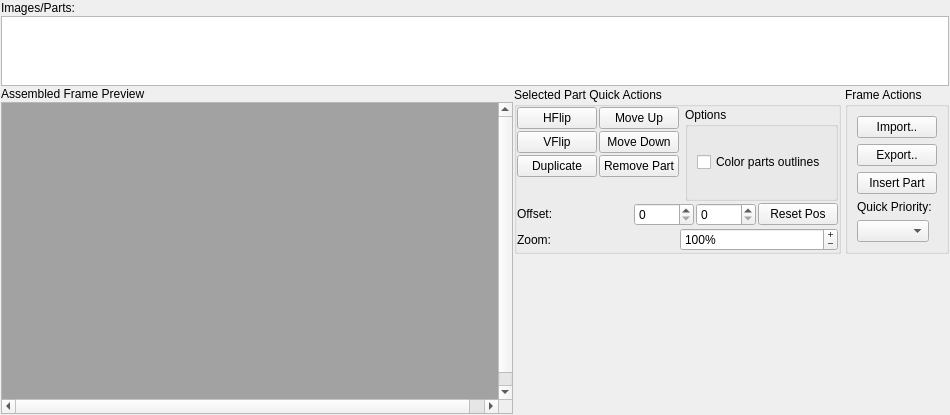
       <widget class="QWidget" name="tabframeseditor">
        <attribute name="title">
         <string>Frame</string>
        </attribute>
        <layout class="QVBoxLayout" name="verticalLayout_13">
         <property name="spacing">
          <number>1</number>
         </property>
         <property name="leftMargin">
          <number>1</number>
         </property>
         <property name="topMargin">
          <number>1</number>
         </property>
         <property name="rightMargin">
          <number>1</number>
         </property>
         <property name="bottomMargin">
          <number>1</number>
         </property>
         <item>
          <layout class="QVBoxLayout" name="verticalLayout_12">
           <item>
            <widget class="QLabel" name="label_16">
             <property name="text">
              <string>Images/Parts:</string>
             </property>
            </widget>
           </item>
           <item>
            <widget class="QTableView" name="tblframeparts">
             <property name="sizePolicy">
              <sizepolicy hsizetype="MinimumExpanding" vsizetype="MinimumExpanding">
               <horstretch>0</horstretch>
               <verstretch>0</verstretch>
              </sizepolicy>
             </property>
             <property name="minimumSize">
              <size>
               <width>0</width>
               <height>0</height>
              </size>
             </property>
             <property name="sizeAdjustPolicy">
              <enum>QAbstractScrollArea::AdjustToContents</enum>
             </property>
             <property name="editTriggers">
              <set>QAbstractItemView::AnyKeyPressed|QAbstractItemView::DoubleClicked|QAbstractItemView::EditKeyPressed|QAbstractItemView::SelectedClicked</set>
             </property>
             <property name="tabKeyNavigation">
              <bool>false</bool>
             </property>
             <property name="showDropIndicator" stdset="0">
              <bool>false</bool>
             </property>
             <property name="dragDropOverwriteMode">
              <bool>false</bool>
             </property>
             <property name="alternatingRowColors">
              <bool>true</bool>
             </property>
             <property name="selectionMode">
              <enum>QAbstractItemView::SingleSelection</enum>
             </property>
             <property name="selectionBehavior">
              <enum>QAbstractItemView::SelectRows</enum>
             </property>
             <property name="verticalScrollMode">
              <enum>QAbstractItemView::ScrollPerPixel</enum>
             </property>
             <property name="horizontalScrollMode">
              <enum>QAbstractItemView::ScrollPerPixel</enum>
             </property>
             <attribute name="horizontalHeaderDefaultSectionSize">
              <number>56</number>
             </attribute>
             <attribute name="horizontalHeaderHighlightSections">
              <bool>false</bool>
             </attribute>
             <attribute name="horizontalHeaderMinimumSectionSize">
              <number>8</number>
             </attribute>
             <attribute name="horizontalHeaderStretchLastSection">
              <bool>true</bool>
             </attribute>
             <attribute name="verticalHeaderVisible">
              <bool>false</bool>
             </attribute>
             <attribute name="verticalHeaderHighlightSections">
              <bool>false</bool>
             </attribute>
            </widget>
           </item>
          </layout>
         </item>
         <item>
          <layout class="QHBoxLayout" name="horizontalLayout_16">
           <property name="sizeConstraint">
            <enum>QLayout::SetMinimumSize</enum>
           </property>
           <item>
            <layout class="QVBoxLayout" name="verticalLayout_8">
             <property name="sizeConstraint">
              <enum>QLayout::SetMinAndMaxSize</enum>
             </property>
             <item>
              <widget class="QLabel" name="label_2">
               <property name="text">
                <string>Assembled Frame Preview</string>
               </property>
              </widget>
             </item>
             <item>
              <widget class="QGraphicsView" name="gvFrame">
               <property name="sizePolicy">
                <sizepolicy hsizetype="MinimumExpanding" vsizetype="MinimumExpanding">
                 <horstretch>0</horstretch>
                 <verstretch>0</verstretch>
                </sizepolicy>
               </property>
               <property name="minimumSize">
                <size>
                 <width>512</width>
                 <height>312</height>
                </size>
               </property>
               <property name="sizeIncrement">
                <size>
                 <width>8</width>
                 <height>8</height>
                </size>
               </property>
               <property name="palette">
                <palette>
                 <active>
                  <colorrole role="Base">
                   <brush brushstyle="SolidPattern">
                    <color alpha="255">
                     <red>162</red>
                     <green>162</green>
                     <blue>162</blue>
                    </color>
                   </brush>
                  </colorrole>
                 </active>
                 <inactive>
                  <colorrole role="Base">
                   <brush brushstyle="SolidPattern">
                    <color alpha="255">
                     <red>162</red>
                     <green>162</green>
                     <blue>162</blue>
                    </color>
                   </brush>
                  </colorrole>
                 </inactive>
                 <disabled>
                  <colorrole role="Base">
                   <brush brushstyle="SolidPattern">
                    <color alpha="255">
                     <red>240</red>
                     <green>240</green>
                     <blue>240</blue>
                    </color>
                   </brush>
                  </colorrole>
                 </disabled>
                </palette>
               </property>
               <property name="autoFillBackground">
                <bool>false</bool>
               </property>
               <property name="backgroundBrush">
                <brush brushstyle="NoBrush">
                 <color alpha="255">
                  <red>60</red>
                  <green>63</green>
                  <blue>64</blue>
                 </color>
                </brush>
               </property>
               <property name="sceneRect">
                <rectf>
                 <x>0.000000000000000</x>
                 <y>0.000000000000000</y>
                 <width>512.000000000000000</width>
                 <height>310.000000000000000</height>
                </rectf>
               </property>
               <property name="alignment">
                <set>Qt::AlignLeading|Qt::AlignLeft|Qt::AlignTop</set>
               </property>
               <property name="dragMode">
                <enum>QGraphicsView::ScrollHandDrag</enum>
               </property>
               <property name="cacheMode">
                <set>QGraphicsView::CacheNone</set>
               </property>
               <property name="resizeAnchor">
                <enum>QGraphicsView::AnchorUnderMouse</enum>
               </property>
               <property name="viewportUpdateMode">
                <enum>QGraphicsView::SmartViewportUpdate</enum>
               </property>
               <property name="rubberBandSelectionMode">
                <enum>Qt::ContainsItemShape</enum>
               </property>
              </widget>
             </item>
            </layout>
           </item>
           <item>
            <layout class="QFormLayout" name="formLayout_5">
             <property name="sizeConstraint">
              <enum>QLayout::SetMinAndMaxSize</enum>
             </property>
             <property name="fieldGrowthPolicy">
              <enum>QFormLayout::ExpandingFieldsGrow</enum>
             </property>
             <property name="labelAlignment">
              <set>Qt::AlignLeading|Qt::AlignLeft|Qt::AlignTop</set>
             </property>
             <property name="horizontalSpacing">
              <number>4</number>
             </property>
             <property name="verticalSpacing">
              <number>4</number>
             </property>
             <item row="0" column="0">
              <widget class="QGroupBox" name="grpPartQuickActions">
               <property name="sizePolicy">
                <sizepolicy hsizetype="Fixed" vsizetype="Preferred">
                 <horstretch>0</horstretch>
                 <verstretch>0</verstretch>
                </sizepolicy>
               </property>
               <property name="title">
                <string>Selected Part Quick Actions</string>
               </property>
               <property name="flat">
                <bool>true</bool>
               </property>
               <layout class="QVBoxLayout" name="verticalLayout_2">
                <property name="spacing">
                 <number>2</number>
                </property>
                <property name="leftMargin">
                 <number>0</number>
                </property>
                <property name="topMargin">
                 <number>0</number>
                </property>
                <property name="rightMargin">
                 <number>0</number>
                </property>
                <property name="bottomMargin">
                 <number>0</number>
                </property>
                <item>
                 <layout class="QHBoxLayout" name="horizontalLayout_17">
                  <property name="spacing">
                   <number>6</number>
                  </property>
                  <item>
                   <layout class="QFormLayout" name="formLayout_2">
                    <property name="horizontalSpacing">
                     <number>2</number>
                    </property>
                    <property name="verticalSpacing">
                     <number>2</number>
                    </property>
                    <item row="0" column="0">
                     <widget class="QPushButton" name="btnFrmHFlip">
                      <property name="sizePolicy">
                       <sizepolicy hsizetype="Fixed" vsizetype="Fixed">
                        <horstretch>0</horstretch>
                        <verstretch>0</verstretch>
                       </sizepolicy>
                      </property>
                      <property name="toolTip">
                       <string>&lt;html&gt;&lt;head/&gt;&lt;body&gt;&lt;p&gt;Toggles flipping the current part from left to right.&lt;/p&gt;&lt;/body&gt;&lt;/html&gt;</string>
                      </property>
                      <property name="text">
                       <string>HFlip</string>
                      </property>
                      <property name="icon">
                       <iconset resource="appres.qrc">
                        <normaloff>:/resources/fugue-icons-3.5.6/icons/layer-flip.png</normaloff>:/resources/fugue-icons-3.5.6/icons/layer-flip.png</iconset>
                      </property>
                      <property name="checkable">
                       <bool>true</bool>
                      </property>
                     </widget>
                    </item>
                    <item row="0" column="1">
                     <widget class="QPushButton" name="btnFrmMvUp">
                      <property name="sizePolicy">
                       <sizepolicy hsizetype="MinimumExpanding" vsizetype="Fixed">
                        <horstretch>0</horstretch>
                        <verstretch>0</verstretch>
                       </sizepolicy>
                      </property>
                      <property name="toolTip">
                       <string>&lt;html&gt;&lt;head/&gt;&lt;body&gt;&lt;p&gt;Moves the part up in the hierarchy to change its draw order.&lt;/p&gt;&lt;/body&gt;&lt;/html&gt;</string>
                      </property>
                      <property name="text">
                       <string>Move Up</string>
                      </property>
                      <property name="icon">
                       <iconset resource="appres.qrc">
                        <normaloff>:/resources/fugue-icons-3.5.6/icons/arrow-090.png</normaloff>:/resources/fugue-icons-3.5.6/icons/arrow-090.png</iconset>
                      </property>
                     </widget>
                    </item>
                    <item row="1" column="0">
                     <widget class="QPushButton" name="btnFrmVFlip">
                      <property name="sizePolicy">
                       <sizepolicy hsizetype="Fixed" vsizetype="Fixed">
                        <horstretch>0</horstretch>
                        <verstretch>0</verstretch>
                       </sizepolicy>
                      </property>
                      <property name="toolTip">
                       <string>&lt;html&gt;&lt;head/&gt;&lt;body&gt;&lt;p&gt;Toggles flipping the current part from top to bottom.&lt;/p&gt;&lt;/body&gt;&lt;/html&gt;</string>
                      </property>
                      <property name="text">
                       <string>VFlip</string>
                      </property>
                      <property name="icon">
                       <iconset resource="appres.qrc">
                        <normaloff>:/resources/fugue-icons-3.5.6/icons/layer-flip-vertical.png</normaloff>:/resources/fugue-icons-3.5.6/icons/layer-flip-vertical.png</iconset>
                      </property>
                      <property name="checkable">
                       <bool>true</bool>
                      </property>
                     </widget>
                    </item>
                    <item row="1" column="1">
                     <widget class="QPushButton" name="btnFrmMvDown">
                      <property name="sizePolicy">
                       <sizepolicy hsizetype="MinimumExpanding" vsizetype="Fixed">
                        <horstretch>0</horstretch>
                        <verstretch>0</verstretch>
                       </sizepolicy>
                      </property>
                      <property name="toolTip">
                       <string>&lt;html&gt;&lt;head/&gt;&lt;body&gt;&lt;p&gt;Moves the part down in the hierarchy to change its draw order.&lt;/p&gt;&lt;/body&gt;&lt;/html&gt;</string>
                      </property>
                      <property name="text">
                       <string>Move Down</string>
                      </property>
                      <property name="icon">
                       <iconset resource="appres.qrc">
                        <normaloff>:/resources/fugue-icons-3.5.6/icons/arrow-270.png</normaloff>:/resources/fugue-icons-3.5.6/icons/arrow-270.png</iconset>
                      </property>
                     </widget>
                    </item>
                    <item row="2" column="0">
                     <widget class="QPushButton" name="btnFrmDup">
                      <property name="sizePolicy">
                       <sizepolicy hsizetype="Fixed" vsizetype="Fixed">
                        <horstretch>0</horstretch>
                        <verstretch>0</verstretch>
                       </sizepolicy>
                      </property>
                      <property name="toolTip">
                       <string>&lt;html&gt;&lt;head/&gt;&lt;body&gt;&lt;p&gt;Duplicates the current part, and put the copy at the bottom of the part list.&lt;/p&gt;&lt;/body&gt;&lt;/html&gt;</string>
                      </property>
                      <property name="text">
                       <string>Duplicate</string>
                      </property>
                      <property name="icon">
                       <iconset resource="appres.qrc">
                        <normaloff>:/resources/fugue-icons-3.5.6/icons/document-copy.png</normaloff>:/resources/fugue-icons-3.5.6/icons/document-copy.png</iconset>
                      </property>
                     </widget>
                    </item>
                    <item row="2" column="1">
                     <widget class="QPushButton" name="btnFrmRmPart">
                      <property name="sizePolicy">
                       <sizepolicy hsizetype="Fixed" vsizetype="Fixed">
                        <horstretch>0</horstretch>
                        <verstretch>0</verstretch>
                       </sizepolicy>
                      </property>
                      <property name="toolTip">
                       <string>&lt;html&gt;&lt;head/&gt;&lt;body&gt;&lt;p&gt;Removes the current part!&lt;/p&gt;&lt;/body&gt;&lt;/html&gt;</string>
                      </property>
                      <property name="text">
                       <string>Remove Part</string>
                      </property>
                      <property name="icon">
                       <iconset resource="appres.qrc">
                        <normaloff>:/resources/fugue-icons-3.5.6/icons/cross-script.png</normaloff>:/resources/fugue-icons-3.5.6/icons/cross-script.png</iconset>
                      </property>
                     </widget>
                    </item>
                   </layout>
                  </item>
                  <item>
                   <widget class="QGroupBox" name="groupBox_3">
                    <property name="sizePolicy">
                     <sizepolicy hsizetype="Fixed" vsizetype="Preferred">
                      <horstretch>0</horstretch>
                      <verstretch>0</verstretch>
                     </sizepolicy>
                    </property>
                    <property name="title">
                     <string>Options</string>
                    </property>
                    <property name="alignment">
                     <set>Qt::AlignLeading|Qt::AlignLeft|Qt::AlignTop</set>
                    </property>
                    <property name="flat">
                     <bool>false</bool>
                    </property>
                    <layout class="QVBoxLayout" name="verticalLayout_14">
                     <item>
                      <widget class="QCheckBox" name="chkColorPartOutlines">
                       <property name="text">
                        <string>Color parts outlines</string>
                       </property>
                      </widget>
                     </item>
                    </layout>
                   </widget>
                  </item>
                 </layout>
                </item>
                <item>
                 <layout class="QHBoxLayout" name="horizontalLayout_5">
                  <property name="spacing">
                   <number>2</number>
                  </property>
                  <item>
                   <widget class="QLabel" name="label_15">
                    <property name="sizePolicy">
                     <sizepolicy hsizetype="Preferred" vsizetype="Fixed">
                      <horstretch>0</horstretch>
                      <verstretch>0</verstretch>
                     </sizepolicy>
                    </property>
                    <property name="text">
                     <string>Offset:</string>
                    </property>
                   </widget>
                  </item>
                  <item>
                   <widget class="QSpinBox" name="spbFrmPartXOffset">
                    <property name="sizePolicy">
                     <sizepolicy hsizetype="MinimumExpanding" vsizetype="Fixed">
                      <horstretch>0</horstretch>
                      <verstretch>0</verstretch>
                     </sizepolicy>
                    </property>
                    <property name="maximumSize">
                     <size>
                      <width>60</width>
                      <height>16777215</height>
                     </size>
                    </property>
                   </widget>
                  </item>
                  <item>
                   <widget class="QSpinBox" name="spbFrmPartYOffset">
                    <property name="sizePolicy">
                     <sizepolicy hsizetype="Fixed" vsizetype="Fixed">
                      <horstretch>0</horstretch>
                      <verstretch>0</verstretch>
                     </sizepolicy>
                    </property>
                    <property name="minimumSize">
                     <size>
                      <width>60</width>
                      <height>0</height>
                     </size>
                    </property>
                    <property name="maximumSize">
                     <size>
                      <width>60</width>
                      <height>16777215</height>
                     </size>
                    </property>
                   </widget>
                  </item>
                  <item>
                   <widget class="QPushButton" name="btnFrmPartResetPos">
                    <property name="sizePolicy">
                     <sizepolicy hsizetype="Fixed" vsizetype="Fixed">
                      <horstretch>0</horstretch>
                      <verstretch>0</verstretch>
                     </sizepolicy>
                    </property>
                    <property name="toolTip">
                     <string>&lt;html&gt;&lt;head/&gt;&lt;body&gt;&lt;p&gt;Sets the part's offset to 0,0.&lt;/p&gt;&lt;/body&gt;&lt;/html&gt;</string>
                    </property>
                    <property name="text">
                     <string>Reset Pos</string>
                    </property>
                   </widget>
                  </item>
                 </layout>
                </item>
                <item>
                 <layout class="QHBoxLayout" name="horizontalLayout_15">
                  <property name="spacing">
                   <number>4</number>
                  </property>
                  <property name="sizeConstraint">
                   <enum>QLayout::SetDefaultConstraint</enum>
                  </property>
                  <item>
                   <widget class="QLabel" name="label_18">
                    <property name="text">
                     <string>Zoom:</string>
                    </property>
                   </widget>
                  </item>
                  <item>
                   <widget class="QSpinBox" name="spbFrmZoom">
                    <property name="buttonSymbols">
                     <enum>QAbstractSpinBox::PlusMinus</enum>
                    </property>
                    <property name="correctionMode">
                     <enum>QAbstractSpinBox::CorrectToNearestValue</enum>
                    </property>
                    <property name="showGroupSeparator" stdset="0">
                     <bool>true</bool>
                    </property>
                    <property name="suffix">
                     <string>%</string>
                    </property>
                    <property name="minimum">
                     <number>50</number>
                    </property>
                    <property name="maximum">
                     <number>400</number>
                    </property>
                    <property name="singleStep">
                     <number>50</number>
                    </property>
                    <property name="value">
                     <number>100</number>
                    </property>
                   </widget>
                  </item>
                 </layout>
                </item>
               </layout>
              </widget>
             </item>
             <item row="0" column="1">
              <widget class="QGroupBox" name="groupBox_2">
               <property name="sizePolicy">
                <sizepolicy hsizetype="Fixed" vsizetype="Preferred">
                 <horstretch>0</horstretch>
                 <verstretch>0</verstretch>
                </sizepolicy>
               </property>
               <property name="title">
                <string>Frame Actions</string>
               </property>
               <property name="flat">
                <bool>true</bool>
               </property>
               <layout class="QFormLayout" name="formLayout">
                <item row="0" column="0">
                 <widget class="QPushButton" name="btnFrmImport">
                  <property name="sizePolicy">
                   <sizepolicy hsizetype="Fixed" vsizetype="Fixed">
                    <horstretch>0</horstretch>
                    <verstretch>0</verstretch>
                   </sizepolicy>
                  </property>
                  <property name="toolTip">
                   <string>&lt;html&gt;&lt;head/&gt;&lt;body&gt;&lt;p&gt;Import an image and automatically cuts it up into a frame!&lt;/p&gt;&lt;/body&gt;&lt;/html&gt;</string>
                  </property>
                  <property name="text">
                   <string>Import..</string>
                  </property>
                 </widget>
                </item>
                <item row="1" column="0">
                 <widget class="QPushButton" name="btnFrmExport">
                  <property name="sizePolicy">
                   <sizepolicy hsizetype="Fixed" vsizetype="Fixed">
                    <horstretch>0</horstretch>
                    <verstretch>0</verstretch>
                   </sizepolicy>
                  </property>
                  <property name="toolTip">
                   <string>&lt;html&gt;&lt;head/&gt;&lt;body&gt;&lt;p&gt;Exports the rendered frame to a 8bpp png.&lt;/p&gt;&lt;/body&gt;&lt;/html&gt;</string>
                  </property>
                  <property name="text">
                   <string>Export..</string>
                  </property>
                 </widget>
                </item>
                <item row="2" column="0">
                 <widget class="QPushButton" name="pushButton">
                  <property name="sizePolicy">
                   <sizepolicy hsizetype="Fixed" vsizetype="Fixed">
                    <horstretch>0</horstretch>
                    <verstretch>0</verstretch>
                   </sizepolicy>
                  </property>
                  <property name="toolTip">
                   <string>&lt;html&gt;&lt;head/&gt;&lt;body&gt;&lt;p&gt;Insert a new part at the bottom of the part list!&lt;/p&gt;&lt;/body&gt;&lt;/html&gt;</string>
                  </property>
                  <property name="text">
                   <string>Insert Part</string>
                  </property>
                 </widget>
                </item>
                <item row="4" column="0">
                 <widget class="QComboBox" name="cmbFrmQuickPrio">
                  <property name="toolTip">
                   <string>&lt;html&gt;&lt;head/&gt;&lt;body&gt;&lt;p&gt;Sets the Z priority for all parts in the frame to the one chosen!&lt;/p&gt;&lt;/body&gt;&lt;/html&gt;</string>
                  </property>
                 </widget>
                </item>
                <item row="3" column="0">
                 <widget class="QLabel" name="label_19">
                  <property name="text">
                   <string>Quick Priority:</string>
                  </property>
                 </widget>
                </item>
               </layout>
              </widget>
             </item>
            </layout>
           </item>
          </layout>
         </item>
        </layout>
       </widget>
